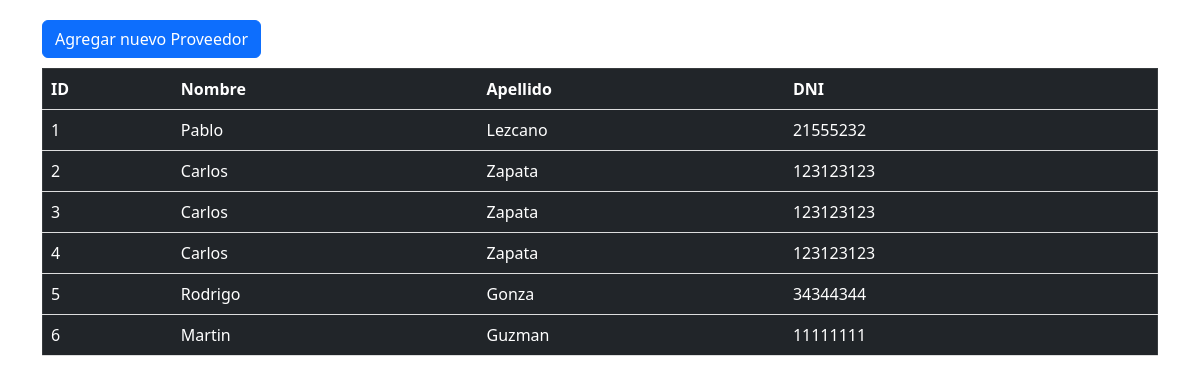
Screenshot of /home/listado_proveedores/ with the database file from the repository.
### compra/models.py (models this page shows, shortened)
class Proveedor(models.Model):
    nombre = models.CharField(max_length=100)
    apellido = models.CharField(max_length=100)
    dni = models.IntegerField()

### compra/views.py (the view)
# urls.py: path('listado_proveedores/', views.listado_proveedores, name='listado_proveedores'),
def listado_proveedores(request):
    proveedores = Proveedor.objects.all()
    context = {
        'proveedores':proveedores
    }
    return render(request, 'compra/listado_proveedores.html', context)

### compra/templates/compra/listado_proveedores.html (shortened to what this page needs)
<!DOCTYPE html>
<html lang="en">
<head>
    <link href="https://cdn.jsdelivr.net/npm/bootstrap@5.3.0-alpha3/dist/css/bootstrap.min.css" rel="stylesheet">
</head>
<body>
    <div class="container">
        <a class="btn btn-primary" href="{% url 'nuevo_proveedor'%}">
            Agregar nuevo Proveedor
        </a>
        <table class="table table-dark table-hover" border="1">
            <tr>
                <th>ID</th>
                <th>Nombre</th>
                <th>Apellido</th>
                <th>DNI</th>
            </tr>
            {% for proveedor in proveedores %}
                <tr>
                    <td>{{proveedor.id}}</td>
                    <td>{{proveedor.nombre}}</td>
                    <td>{{proveedor.apellido}}</td>
                    <td>{{proveedor.dni}}</td>
                </tr>
            {% endfor %}
        </table>
    </div>
</body>
</html>

### compra/templates/compra/listado_proveedores.html (style rules this page uses)
.container { margin-top: 20px; }
.btn-primary { margin-bottom: 10px; }
table { width: 100%; border-collapse: collapse; }
th, td { padding: 8px; text-align: left; border-bottom: 1px solid #ddd; }
th { background-color: #343a40; color: white; }

### rows the page displays
Proveedor: id "1", nombre "Pablo", apellido "Lezcano", dni "21555232"
Proveedor: id "2", nombre "Carlos", apellido "Zapata", dni "123123123"
Proveedor: id "3", nombre "Carlos", apellido "Zapata", dni "123123123"
Proveedor: id "4", nombre "Carlos", apellido "Zapata", dni "123123123"
Proveedor: id "5", nombre "Rodrigo", apellido "Gonza", dni "34344344"
Proveedor: id "6", nombre "Martin", apellido "Guzman", dni "11111111"
